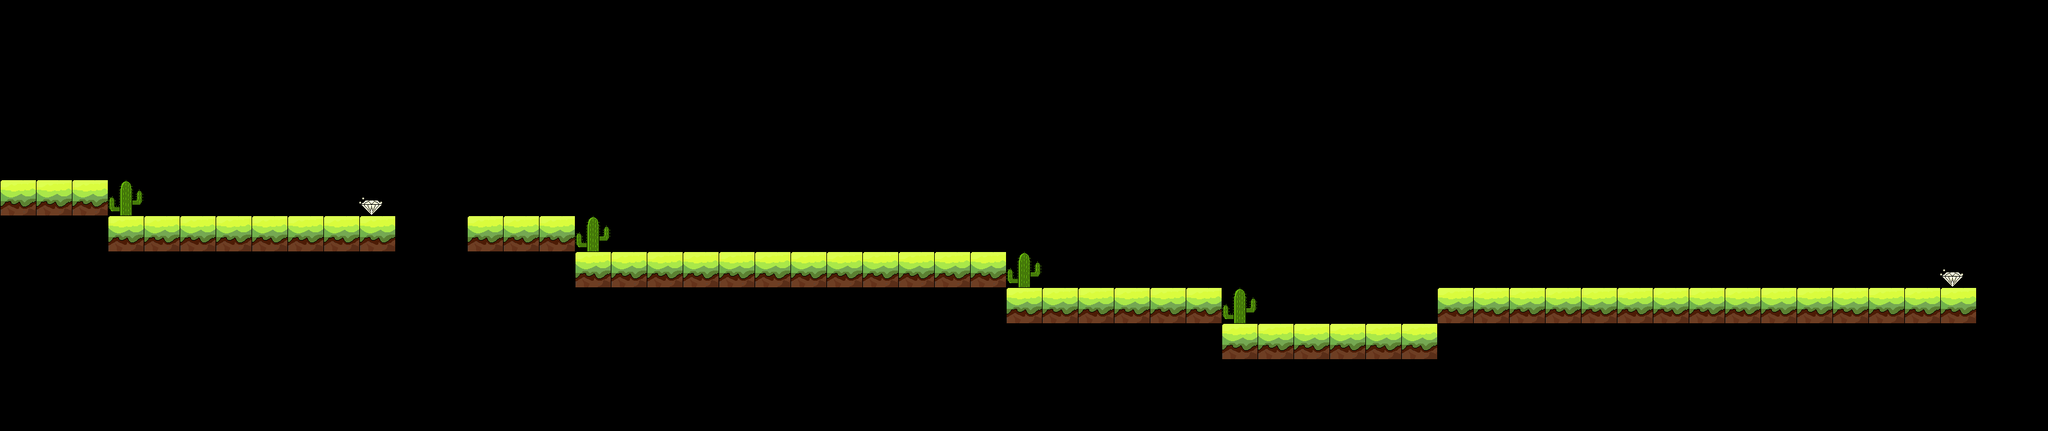

A 2D game scene composited from a Tiled map and its tileset images. What follows is a short description and the map's XML, with each tile layer's data collapsed to a summary:
An orthogonal 57x12 tile map with 60x60 px tiles, 3 tile layers (road1, diamond, stuck1), 8 tilesets.

<map version="1.0" orientation="orthogonal" width="57" height="12" tilewidth="60" tileheight="60">
 <tileset firstgid="1" name="1" tilewidth="60" tileheight="60">
  <image source="../mszy/road1.png" width="89" height="81" />
 </tileset>
 <tileset firstgid="2" name="stuck1" tilewidth="60" tileheight="120">
  <image source="../mszy/stuck1.png" width="89" height="143" />
 </tileset>
 <tileset firstgid="3" name="icon_diamond" tilewidth="39" tileheight="30">
  <image source="../mszy/icon_diamond.png" width="39" height="30" />
 </tileset>
 <tileset firstgid="4" name="下" tilewidth="60" tileheight="60">
  <image source="../mszy/road1.png" width="89" height="81" />
 </tileset>
 <tileset firstgid="5" name="障碍下" tilewidth="60" tileheight="120">
  <image source="../mszy/stuck2.png" width="89" height="143" />
 </tileset>
 <tileset firstgid="6" name="障碍右" tilewidth="120" tileheight="60">
  <image source="../mszy/stuck4.png" width="143" height="89" />
 </tileset>
 <tileset firstgid="7" name="障碍左" tilewidth="120" tileheight="60">
  <image source="../mszy/stuck3.png" width="143" height="89" />
 </tileset>
 <tileset firstgid="8" name="icon_zhangaiwu" tilewidth="60" tileheight="60">
  <image source="../mszy/icon_zhangaiwu.png" width="60" height="63" />
 </tileset>
 <layer name="road1" width="57" height="12">
  <data>[684 cells, 53 non-empty, 1 distinct tile ids]</data>
 </layer>
 <layer name="diamond" width="57" height="12">
  <data>[684 cells, 2 non-empty, 1 distinct tile ids]</data>
 </layer>
 <layer name="stuck1" width="57" height="12">
  <data>[684 cells, 4 non-empty, 1 distinct tile ids]</data>
 </layer>
</map>
